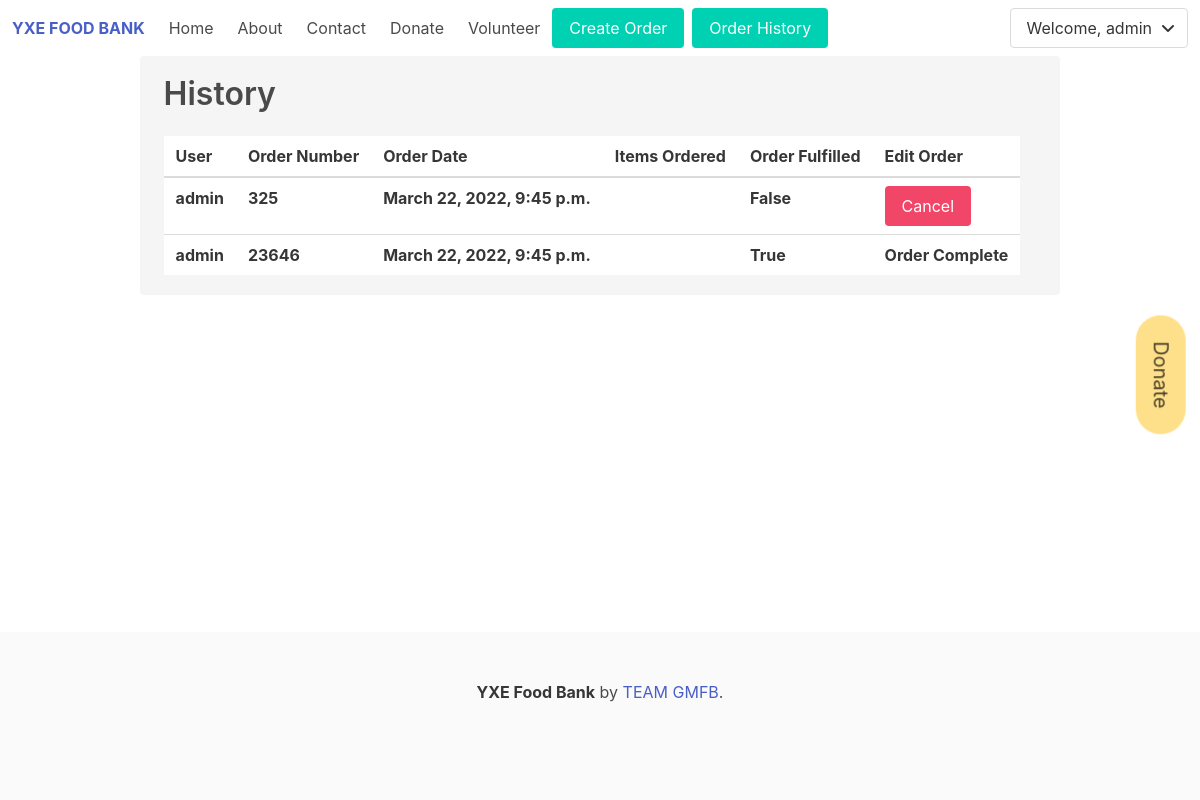
Page /history/ (signed in) on the earlier database version.
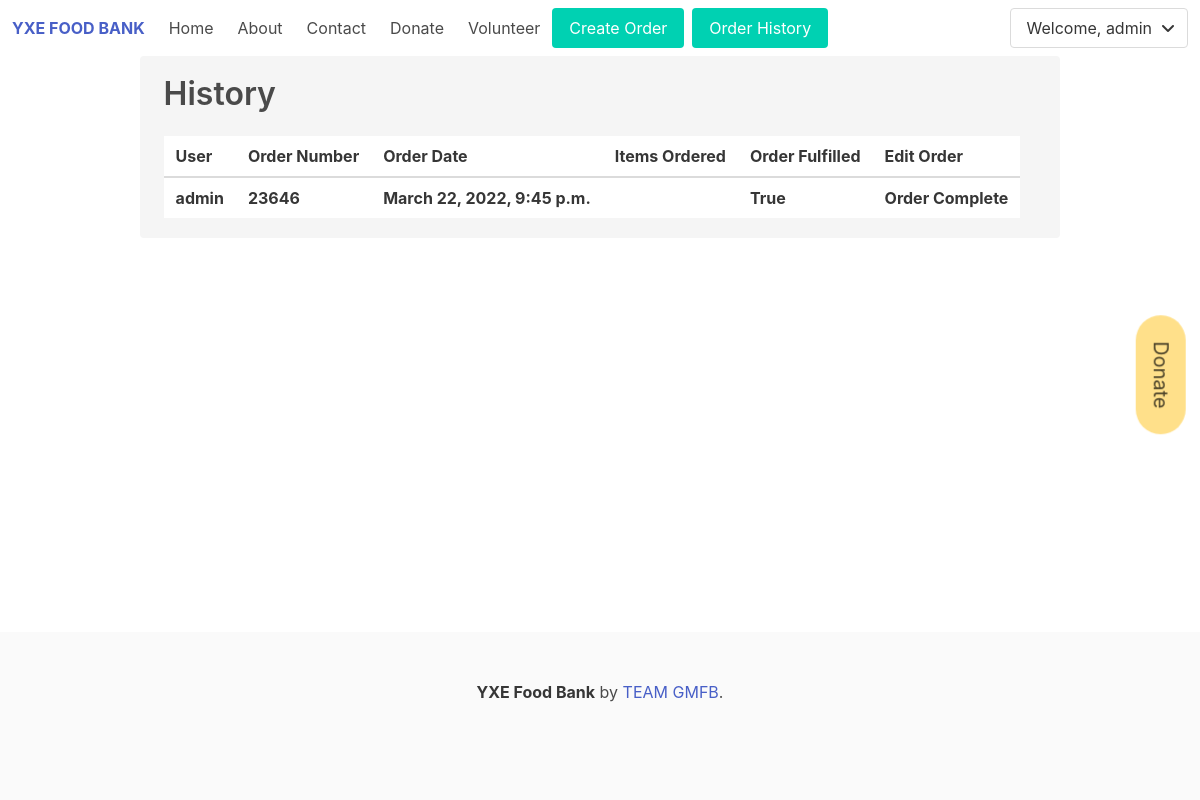
Same page on the later database version.
### store/models.py (models this page shows)
class Form(models.Model):
    customer = models.ForeignKey(
        Account, on_delete=models.SET_NULL, blank=True, null=True)
    date_ordered = models.DateTimeField(auto_now_add=True)
    complete = models.BooleanField(default=False, null=True, blank=False)
    transaction_id = models.CharField(max_length=200, null=True)
    notes = models.CharField(default="No Comments", max_length=200, null=True)
    fufilled = models.BooleanField(default=False, null=True, blank=False)
    def __str__(self):
        return str(self.id)

### account/models.py (models this page shows, shortened)
class Account(AbstractBaseUser):
    email = models.EmailField(verbose_name="email", max_length=60, unique=True)
    username = models.CharField(max_length=30, unique=True)
    date_joined = models.DateTimeField(
        verbose_name='date joined', auto_now_add=True)
    last_login = models.DateTimeField(verbose_name='last login', auto_now=True)
    is_admin = models.BooleanField(default=False)
    is_active = models.BooleanField(default=True)
    is_staff = models.BooleanField(default=False)
    is_superuser = models.BooleanField(default=False)
    phone = models.CharField(verbose_name="phone", max_length=10, unique=True)
    first_name = models.CharField(max_length=30)
    last_name = models.CharField(max_length=30)
    USERNAME_FIELD = 'username'
    REQUIRED_FIELDS = ['email', 'phone', 'first_name', 'last_name']
    objects = MyAccountManager()
    def __str__(self):
        return self.username

### userHist/views.py (the view)
# urls.py: path('history/', views.userHistPage, name="userHist"),
def userHistPage(request):
    user = request.user
    products = Product.objects.all()
    accounts = Account.objects.all()
    form = Form.objects.all().filter(customer=user).filter(complete=True)
    formitem = Formitems.objects.all()
    context = {'products':products,'account':accounts,'form': form, 'formitems':formitem}
    if (request.method == 'POST') and ('delete' in request.POST):
        for x in form:
            x.delete()
            return redirect('userHist')
    return render(request, 'userHist.html', context)

### userHist/templates/userHist.html (shortened to what this page needs)
{% extends 'main.html' %} {% block content %}
<div class="container">
  <div class="notification is-secondary">
    <div class="title">History</div>
      <div class="table-container">
        <table class="table">
          <thead>
            <tr>
              <th>User</th>
              <th>Order Number</th>
              <th>Order Date</th>
              <th>Items Ordered</th>
              <th>Order Fulfilled</th>
              <th>Edit Order</th>
            </tr>
          </thead>
          <tbody>
            <tr>
              {% for x in form %}
              <th>{{ x.customer }}</th>
              <th>{{ x.transaction_id }}</th>
              <th>{{ x.date_ordered }}</th>
              <th>
              </th>
              <th>{{ x.fufilled }}</th>
              {% if x.fufilled == False %}
              <th>
                <form method="POST">
                     <div class="buttons">
                       <button name="delete" value="{{x.transaction_id}}"
                         class="button is-danger">Cancel</button>
                     </div>
               </form>
              </th>
              {% else %}
              <th>Order Complete</th>
              {% endif %}
            </tr>
            {% endfor %}
          </tbody>
        </table>
      </div>
  </div>
</div>
{% endblock content %}

### templates/navbar.html (shortened to what this page needs)
<nav class="navbar" role="navigation" aria-label="main navigation">
  <div class="navbar-brand">
    <a class="navbar-item logotext" href="/"> YXE FOOD BANK </a>
  </div>
  <div id="navbarBasicExample" class="navbar-menu">
    <div class="navbar-start">
      <a class="navbar-item" href="{% url 'home' %}"> Home </a>
      <a class="navbar-item" href="{% url 'about' %}"> About </a>
      <a class="navbar-item"href="{% url 'contact' %}"> Contact </a>
      <a class="navbar-item" href="{% url 'donate' %}"> Donate </a>
      <a class="navbar-item" href="{% url 'volunteer' %}"> Volunteer </a>
      {% if request.user.is_authenticated %}
          <nav class="level" href="{% url 'store' %}">
            <div class="level-item has-text-centered">
              <div>
                <div class="buttons">
                  <button class="button is-primary" onclick="location.href='{% url "store" %}' " >Create Order</button>
                  <button class="button is-primary" onclick="location.href='{% url "userHist" %}' " >Order History</button>
                </div>
              </div>
            </div>
      {% endif %}
    </div>
    <div class="navbar-end">
      <div class="navbar-item">
        <div class="buttons">
          {% if request.user.is_authenticated %}
          <div class="dropdown is-hoverable">
            <div class="dropdown-trigger">
              <button
                class="button"
                aria-haspopup="true"
                aria-controls="dropdown-menu4"
              >
                <span>Welcome, {{request.user}}</span>
                <span class="icon is-small">
                  <i class="fas fa-angle-down" aria-hidden="true"></i>
                </span>
              </button>
            </div>
          </div>
          {% else %}
          <a class="button is-light" href="/login"> Log in </a>
          <a href="{% url 'register' %}" class="button is-primary">
            <strong>Sign up</strong>
          </a>
          {% endif %}
        </div>
      </div>
    </div>
  </div>
</nav>

Differences in the rows shown:
removed Form: customer "admin", transaction_id "325", date_ordered "March 22, 2022, 9:45 p.m.", fufilled "False"
